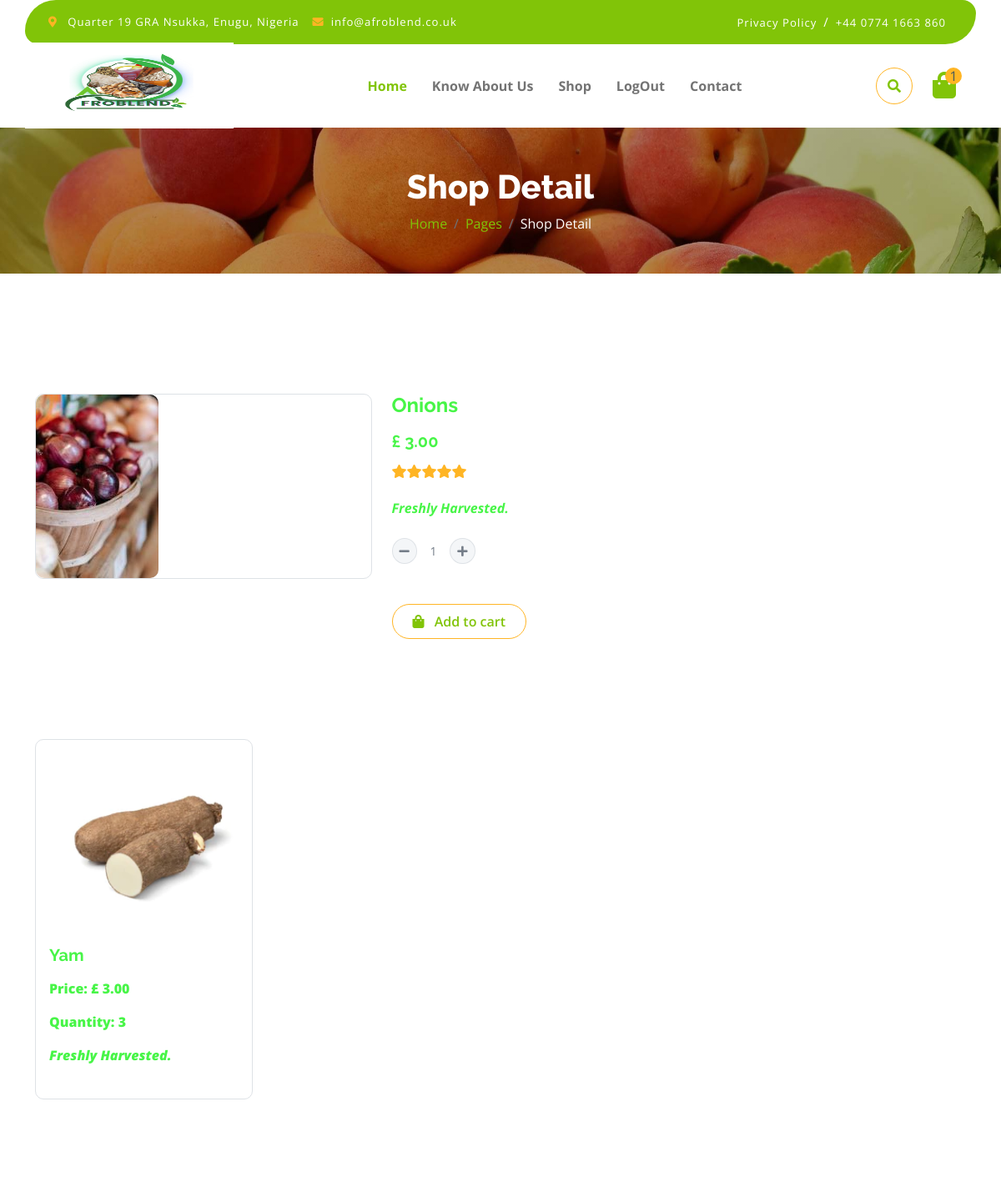
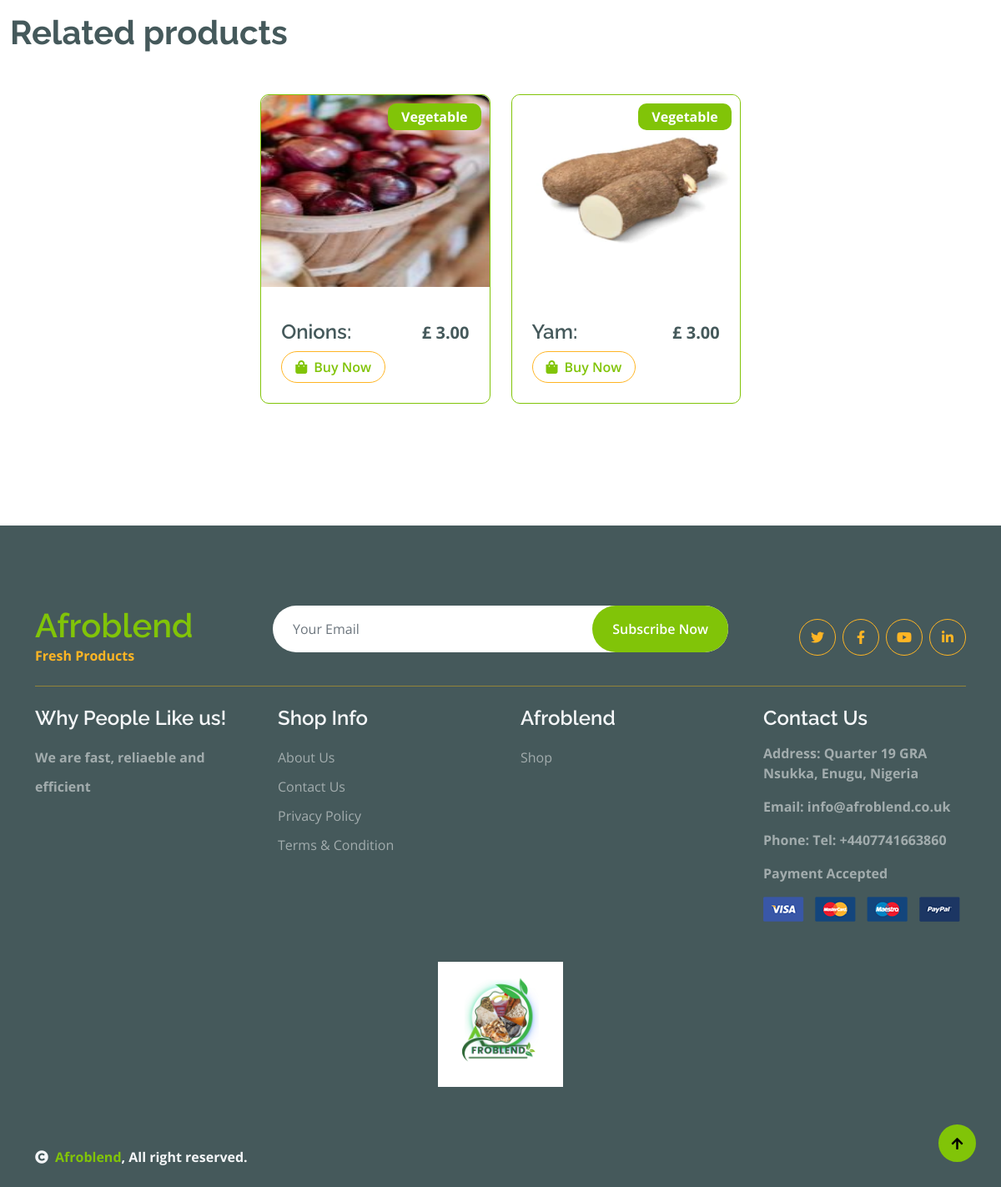
Page /product/1/ (signed in) on the committed database (2 pictures, top to bottom).
### myapp/models.py (models this page shows, shortened)
class Product(models.Model):
    vendor = models.ForeignKey(User, on_delete=models.CASCADE)  # Assuming User model represents both vendors and admins
    uploaded_by_vendor = models.BooleanField(default=False)
    name = models.CharField(max_length=200)
    description = models.TextField()
    price = models.DecimalField(max_digits=10, decimal_places=2)
    quantity = models.IntegerField(default=0)
    image = models.ImageField(upload_to='product_images/', blank=True, null=True)
    created_at = models.DateTimeField(auto_now_add=True)

class CartItem(models.Model):
    user = models.ForeignKey(User, on_delete=models.CASCADE)
    product = models.ForeignKey(Product, on_delete=models.CASCADE)
    quantity = models.IntegerField(default=1)
    created_at = models.DateTimeField(auto_now_add=True)

### myapp/views.py (the view)
# urls.py: path('product/<int:product_id>/', views.product_details, name='product_details'),
def product_details(request, product_id):
    product = Product.objects.get(id=product_id)
    products = Product.objects.all().order_by('pk')
    cart_products = CartItem.objects.filter(user=request.user) if request.user.is_authenticated else []
    return render(request, 'product_details.html', {'product': product, 'cart_products': cart_products, 'products_page_obj': products})

### templates/product_details.html (shortened to what this page needs)
{% load static %}
<!DOCTYPE html>
<html lang="en">
    <head>
        <link rel="stylesheet" href="https://use.fontawesome.com/releases/v5.15.4/css/all.css"/>
        <link href="https://cdn.jsdelivr.net/npm/bootstrap-icons@1.4.1/font/bootstrap-icons.css" rel="stylesheet">
        <link href="{% static 'lib/lightbox/css/lightbox.min.css' %}" rel="stylesheet">
        <link href="{% static 'lib/owlcarousel/assets/owl.carousel.min.css' %}" rel="stylesheet">
        <link href="{% static 'css/bootstrap.min.css' %}" rel="stylesheet">
        <link href="{% static 'css/style.css' %}" rel="stylesheet">
    </head>
    <body>
        <div class="container-fluid fixed-top">
            <div class="container topbar bg-primary d-none d-lg-block">
                <div class="d-flex justify-content-between">
                    <div class="top-info ps-2">
                        <small class="me-3"><i class="fas fa-map-marker-alt me-2 text-secondary"></i> <a class="text-white">Quarter 19 GRA Nsukka, Enugu, Nigeria</a></small>
                        <small class="me-3"><i class="fas fa-envelope me-2 text-secondary"></i><a class="text-white">info@afroblend.co.uk</a></small>
                    </div>
                    <div class="top-link pe-2">
                        <a href="{% url 'privacy_policy' %}" class="text-white"><small class="text-white mx-2">Privacy Policy</small>/</a>
                        <a  class="text-white"><small class="text-white mx-2">+44 0774 1663 860</small></a>
                    </div>
                </div>
            </div>
            <div class="container px-0">
                <nav class="navbar navbar-light bg-white navbar-expand-xl">
                    <a href=" / " class="navbar-brand p-0">
                        <img class="logo mb-50" src="{% static 'img/logo1.jpeg' %}" width="250" height="103" alt="Logo">
                    </a>
                    <div class="collapse navbar-collapse bg-white" id="navbarCollapse">
                        <div class="navbar-nav mx-auto">
                            <strong><a href=" / " class="nav-item nav-link active">Home</a></strong>
                            <strong><a href="{% url 'about' %}" class="nav-item nav-link">Know About Us</a></strong>
                            <strong><a href="{% url 'shop' %}" class="nav-item nav-link">Shop</a></strong>
                            {% if user.is_authenticated %}
                            <strong><a href="{% url 'logout' %}" class="nav-item nav-link">LogOut</a></strong>
                            {% endif %}
                            <strong><a href="{% url 'contact' %}" class="nav-item nav-link">Contact</a></strong>
                        </div>
                        <div class="d-flex m-3 me-0">
                            <button class="btn-search btn border border-secondary btn-md-square rounded-circle bg-white me-4" data-bs-toggle="modal" data-bs-target="#searchModal">
                                <i class="fas fa-search text-primary"></i>
                            </button>
                            <a class="position-relative me-4 my-auto">
                                <i class="fa fa-shopping-bag fa-2x"></i>
                                <span class="position-absolute bg-secondary rounded-circle d-flex align-items-center justify-content-center text-dark px-1" style="top: -5px; left: 15px; height: 20px; min-width: 20px;">
                                    {% if cart_products %}
                                        {{ cart_products|length }}
                                    {% else %}
                                        0
                                    {% endif %}
                                </span>
                            </a>
                        </div>
                    </div>
                </nav>
            </div>
        </div>
        <div class="container-fluid page-header py-5">
            <h1 class="text-center text-white display-6">Shop Detail</h1>
            <ol class="breadcrumb justify-content-center mb-0">
                <li class="breadcrumb-item"><a href="#">Home</a></li>
                <li class="breadcrumb-item"><a href="#">Pages</a></li>
                <li class="breadcrumb-item active text-white">Shop Detail</li>
            </ol>
        </div>
        <div class="container-fluid py-5 mt-5">
            <div class="container py-5">
                <div class="row g-4 mb-5">
                    <div class="col-lg-8 col-xl-9">
                        <div class="row g-4">
                            <div class="col-lg-6">
                                <div class="border rounded">
                                    <a href="{{ product.image.url }}" class="gallery-lightbox">
                                        <img src="{{ product.image.url }}" class="img-fluid rounded" alt="Image">
                                    </a>
                                </div>
                            </div>
                            <div class="col-lg-6">
                                <h4 class="fw-bold mb-3" style="color: rgb(71, 245, 71);">{{ product.name }}</h4>
                                <h5 class="fw-bold mb-3" style="color: rgb(71, 245, 71);">£ {{ product.price }}</h5>
                                <div class="d-flex mb-4">
                                    <i class="fa fa-star text-secondary"></i>
                                    <i class="fa fa-star text-secondary"></i>
                                    <i class="fa fa-star text-secondary"></i>
                                    <i class="fa fa-star text-secondary"></i>
                                    <i class="fa fa-star text-secondary"></i>
                                </div>
                                <strong><em><p class="mb-4" style="color: rgb(71, 245, 71);">{{ product.description }}.</p></em>
                                    <div class="input-group quantity mb-5" style="width: 100px;">
                                        <div class="input-group-prepend">
                                            <button id="decreaseQtyBtn" class="btn btn-sm btn-minus rounded-circle bg-light border" type="button">
                                                <i class="fa fa-minus"></i>
                                            </button>
                                        </div>
                                        <input type="text" class="form-control form-control-sm text-center border-0" id="quantityInput" value="1">
                                        <div class="input-group-append">
                                            <button id="increaseQtyBtn" class="btn btn-sm btn-plus rounded-circle bg-light border" type="button">
                                                <i class="fa fa-plus"></i>
                                            </button>
                                        </div>
                                    </div>
                                <a href="{% url 'add_to_cart' product.id %}" class="btn border border-secondary rounded-pill px-4 py-2 mb-4 text-primary"><i class="fa fa-shopping-bag me-2 text-primary" style="color: rgb(71, 245, 71);"></i> Add to cart</a>
                            </div>
                        </div>
                    </div>
                </div>
                <div class="row g-4 mb-5">
                    {% for cart_item in cart_products %}
                    <div class="col-lg-3 col-md-4">
                        <div class="border rounded p-3">
                            <img src="{{ cart_item.product.image.url }}" width="230" height="230" object-fit="cover" alt="Product Image">
                            <a href="{{ product.image.url }}" class="gallery-lightbox">
                            <h5 class="fw-bold mb-3" style="color: rgb(71, 245, 71);">{{ cart_item.product.name }}</h5>
                            <strong><p class="mb-3" style="color: rgb(71, 245, 71);;">Price: £ {{ cart_item.product.price }}</p></strong>
                            <strong><p class="mb-3" style="color: rgb(71, 245, 71);">Quantity: {{ cart_item.quantity }}</p></strong>
                            <strong><em><p class="mb-4" style="color: rgb(71, 245, 71);">{{ product.description }}.</p></em></strong>
                        </div>
                    </div>
                    {% endfor %}
                </div>
            </div>
                <h1 class="fw-bold mb-0">Related products</h1>
                <div class="vesitable">
                    <div class="owl-carousel vegetable-carousel justify-content-center">
                        {% for product in products_page_obj %}
                    <div class="border border-primary rounded position-relative vesitable-item">
                        {% if product.image %}
                        <div class="vesitable-img">
                            <a href="{{ product.image.url }}" class="gallery-lightbox">
                                <img src="{{ product.image.url }}" width="230" height="230" object-fit="cover" alt="">
                            </a>
                        </div>
                        {% endif %}
                        <div class="text-white bg-primary px-3 py-1 rounded position-absolute" style="top: 10px; right: 10px;">Vegetable</div>
                        <div class="p-4 rounded-bottom">
                            <div class="d-flex justify-content-between flex-lg-wrap">
                                <h4>{{ product.name }}:</h4>
                                <p class="text-dark fs-5 fw-bold mb-0">£ {{ product.price }}</p>
                                <a href="{% url 'product_details' product_id=product.pk %}" class="btn border border-secondary rounded-pill px-3 text-primary"><i class="fa fa-shopping-bag me-2 text-primary"></i>Buy Now</a>
                            </div>
                        </div>
                    </div>
                    {% endfor %}
                    </div>
                </div>
            </div>
        <div class="container-fluid bg-dark text-white-50 footer pt-5 mt-5">
            <div class="container py-5">
                <div class="pb-4 mb-4" style="border-bottom: 1px solid rgba(226, 175, 24, 0.5) ;">
                    <div class="row g-4">
                        <div class="col-lg-3">
                            <a href="#">
                                <h1 class="text-primary mb-0">Afroblend</h1>
                                <p class="text-secondary mb-0">Fresh Products</p>
                            </a>
                        </div>
                        <div class="col-lg-6">
                            <div class="position-relative mx-auto">
                                <input class="form-control border-0 w-100 py-3 px-4 rounded-pill" type="number" placeholder="Your Email">
                                <button type="submit" class="btn btn-primary border-0 border-secondary py-3 px-4 position-absolute rounded-pill text-white" style="top: 0; right: 0;">Subscribe Now</button>
                            </div>
                        </div>
                        <div class="col-lg-3">
                            <div class="d-flex justify-content-end pt-3">
                                <a class="btn  btn-outline-secondary me-2 btn-md-square rounded-circle" href=""><i class="fab fa-twitter"></i></a>
                                <a class="btn btn-outline-secondary me-2 btn-md-square rounded-circle" href=""><i class="fab fa-facebook-f"></i></a>
                                <a class="btn btn-outline-secondary me-2 btn-md-square rounded-circle" href=""><i class="fab fa-youtube"></i></a>
                                <a class="btn btn-outline-secondary btn-md-square rounded-circle" href=""><i class="fab fa-linkedin-in"></i></a>
                            </div>
                        </div>
                    </div>
                </div>
                <div class="row g-5">
                    <div class="col-lg-3 col-md-6">
                        <div class="footer-item">
                            <h4 class="text-light mb-3">Why People Like us!</h4>
                            <p class="mb-4">We are fast, reliaeble and efficient</p>
                            </div>
                    </div>
                    <div class="col-lg-3 col-md-6">
                        <div class="d-flex flex-column text-start footer-item">
                            <h4 class="text-light mb-3">Shop Info</h4>
                            <a class="btn-link" href="{% url 'about' %}">About Us</a>
                            <a class="btn-link" href="{% url 'contact' %}">Contact Us</a>
                            <a class="btn-link" href="{% url 'privacy_policy' %}">Privacy Policy</a>
                            <a class="btn-link" href="{% url 'terms' %}">Terms & Condition</a>
                        </div>
                    </div>
                    <div class="col-lg-3 col-md-6">
                        <div class="d-flex flex-column text-start footer-item">
                            <h4 class="text-light mb-3">Afroblend</h4>
                            <a class="btn-link" href="{% url 'shop' %}">Shop</a>
                        </div>
                    </div>
                    <div class="col-lg-3 col-md-6">
                        <div class="footer-item">
                            <h4 class="text-light mb-3">Contact Us</h4>
                            <p>Address: Quarter 19 GRA Nsukka, Enugu, Nigeria</p>
                            <p>Email: info@afroblend.co.uk</p>
                            <p>Phone: Tel: +4407741663860</p>
                            <p>Payment Accepted</p>
                            <img src="{% static 'img/payment.png' %}" class="img-fluid" alt="">
                        </div>
                    </div>
                    <div align="center" class="about-img-box">
                        <img src="{% static 'assets/img/logo1.jpeg' %}" width="150" height="150" object-fit="cover" alt="">
                      </div>
                </div>
            </div>
        </div>
        <div class="container-fluid copyright bg-dark py-4">
            <div class="container">
                <div class="row">
                    <div class="col-md-6 text-center text-md-start mb-3 mb-md-0">
                        <span class="text-light"><a href="afroblend.co.uk"><i class="fas fa-copyright text-light me-2"></i>Afroblend</a>, All right reserved.</span>
                    </div>
                </div>
            </div>
        </div>
        <a href="#" class="btn btn-primary border-3 border-primary rounded-circle back-to-top"><i class="fa fa-arrow-up"></i></a>
    </body>
</html>

### rows in the picture
Product: image (picture), name "Onions", price "3.00", description "Freshly Harvested"
CartItem: product.image (picture), product.name "Yam", product.price "3.00", quantity "3"
Product: image (picture), name "Yam", price "3.00"

### other values in the picture
{{ cart_products|length }} "1"
